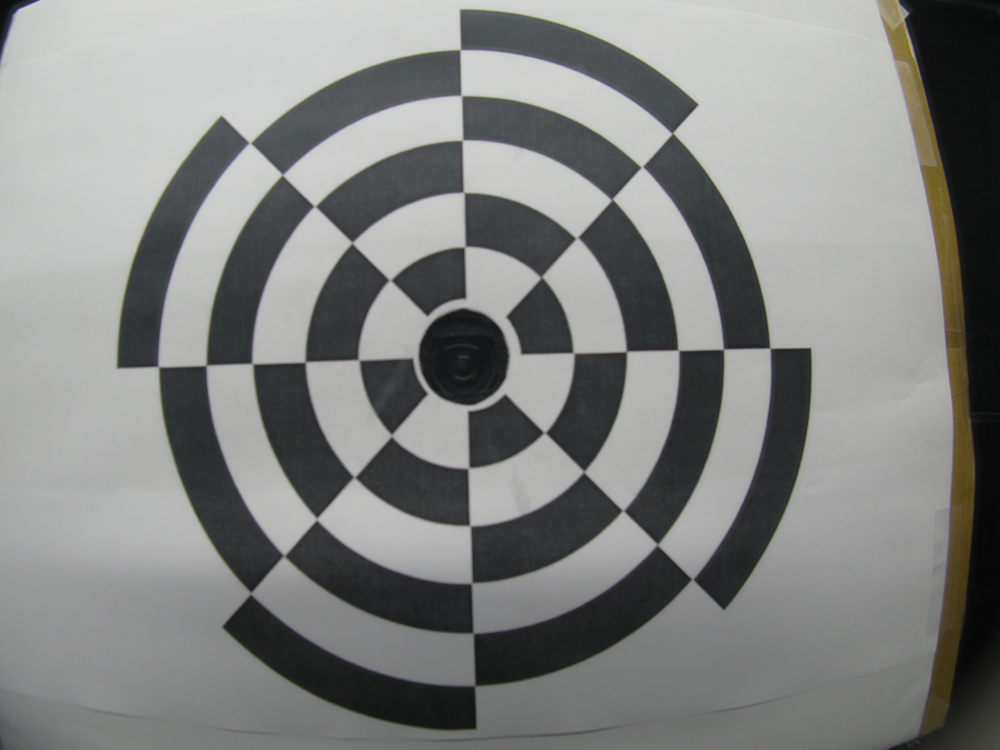
#> input picture test_imgs/circle_mirror/mirror17.JPG, 4000 x 3000 px, given in place of mirror17-cropped.jpg, which was not available (shown at 1/4 size)
$ python imgproc.py
#> lines starting #> are read from the running program, lines starting #| are printed output that depends on the picture; after the words box and inside, x2 and y2 are one past the last pixel; in counts of white or black regions, pixels touching at a corner belong together
# -*- coding: utf-8 -*-
"""
source: https://scikit-image.org/
source: http://www.ijicic.org/ijicic-140417.pdf

Created on Fri Sep  9 15:53:47 2022

@author: codyh
"""

from skimage import io
from skimage.feature import corner_harris, corner_peaks, corner_subpix
from skimage.transform import rescale
from skimage.filters.thresholding import try_all_threshold, threshold_li
from skimage.color import rgb2gray
from matplotlib import pyplot as plt
import numpy as np
import os

class ImageProcessorError(Exception):
    # [12 lines left out: functions __init__, __st__, not called in this run]

class ImageProcessor():
    def __init__(self, img_max_width:int = 800):
        self.img_max_width = img_max_width
        self._raw_img = None

    def set_img(self,img_path:str) -> list:
        self._raw_img = io.imread(img_path)

    # [137 lines left out: functions get_img, get_img_size, crop_img, constrain_img_size, detect_corners, get_center_point and 4 more, not called in this run]


if __name__ == '__main__':
    dir_name = os.path.dirname(__file__)
    file_dir = '../../test_imgs/circle_mirror/'
    file_name = 'mirror17-cropped.jpg'
    file_path = file_dir + file_name
    constrain_img_size = True

    img_path = os.path.join(dir_name,file_path)

    img = io.imread(img_path)
#> img is the input picture: shape (3000, 4000, 3); mean R, G, B 131.1, 132.3, 131
    img = rgb2gray(img)
#> img: shape (3000, 4000) float64
    thresh = threshold_li(img)
#> thresh = 0.387
    img = img > thresh
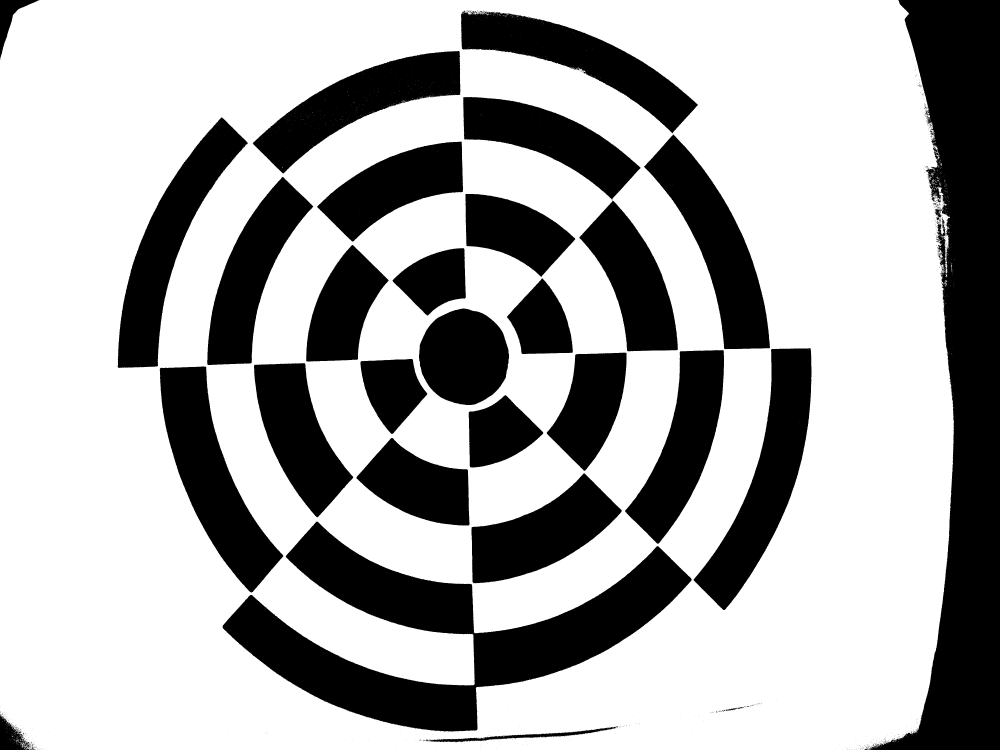
#> img: shape (3000, 4000) bool (shown at 1/4 size); 68% white; 909 black regions (864 under 20 px), largest, box (x1, y1, x2, y2) and area: (3476, 0, 4000, 3000) 756104, (890, 2086, 2767, 2927) 536647, (2774, 1393, 3246, 2440) 176271

    # fig, ax = try_all_threshold(img,figsize=(20, 12), verbose=False)
    # plt.show()

    imgproc = ImageProcessor()


#> (the run stopped early here; a loop or call above may not have finished)

$ run again, on test_imgs/circle_mirror/mirror18.JPG
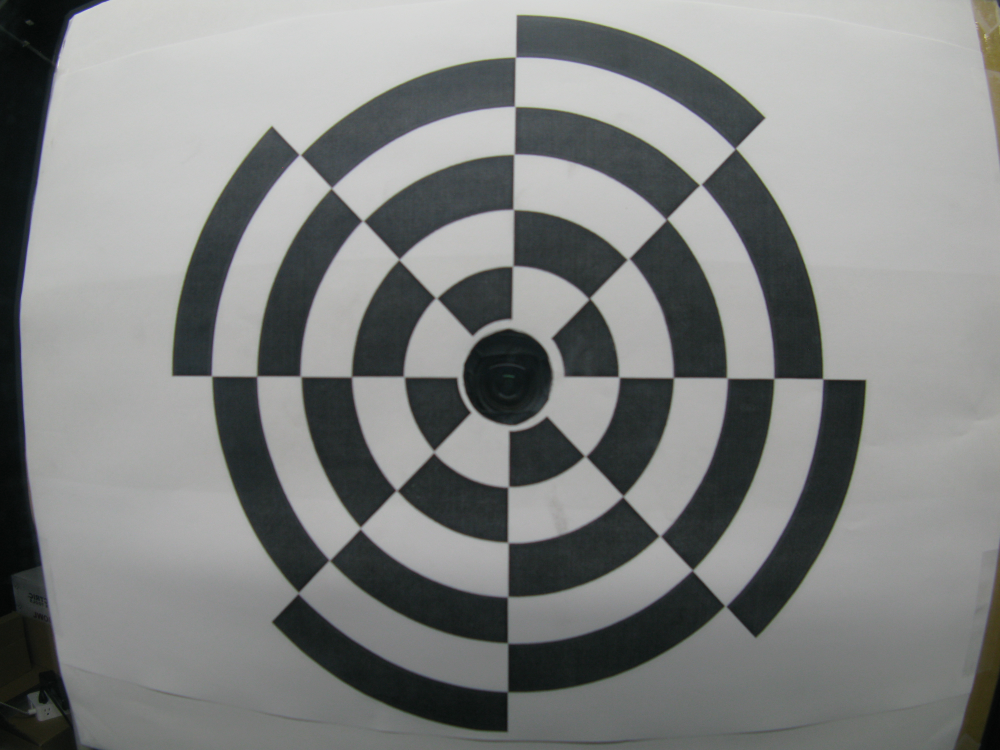
#> input picture test_imgs/circle_mirror/mirror18.JPG, 4000 x 3000 px, given in place of mirror17-cropped.jpg, which was not available (shown at 1/4 size)
#> img is the input picture: shape (3000, 4000, 3); mean R, G, B 128.9, 131, 130.1
#> thresh = 0.37
#> `img = img > thresh`:
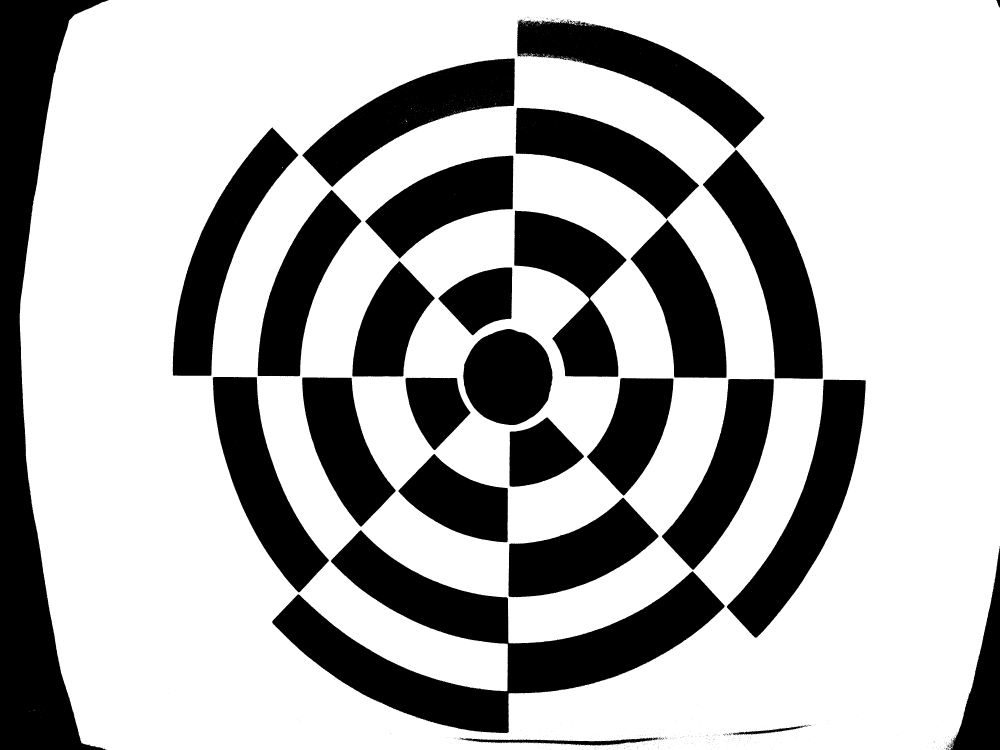
#> img: shape (3000, 4000) bool (shown at 1/4 size); 69.7% white; 690 black regions (659 under 20 px), largest, box (x1, y1, x2, y2) and area: (0, 0, 436, 3000) 506332, (1089, 2121, 2899, 2933) 475970, (2908, 1519, 3463, 2551) 183014
